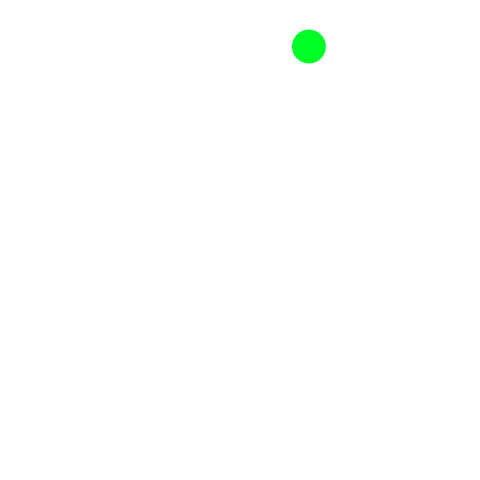
Frame 1 (no input)
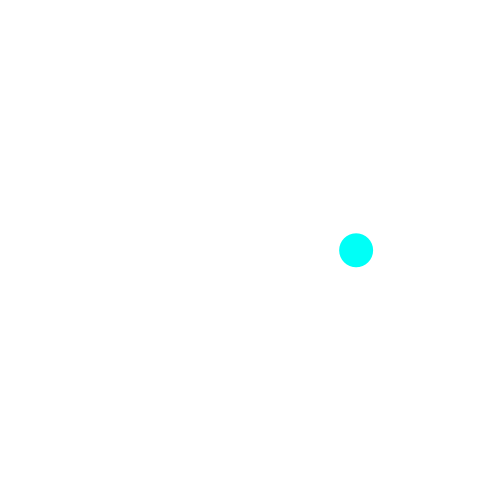
Frame 60 (the mouse pressed at the canvas centre just before this capture)
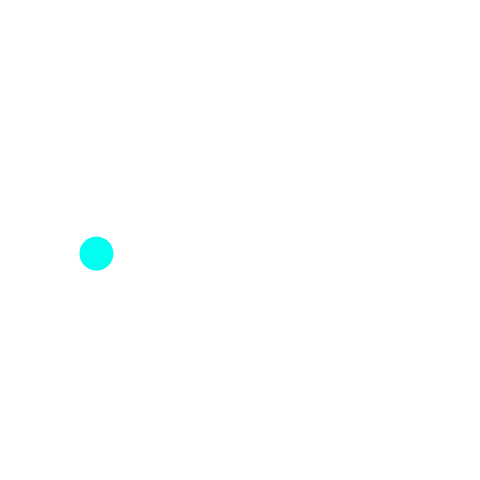
Frame 120 (the mouse held since frame 60 and released just before this capture)

The Processing sketch that drew these frames (run headless with seeded random() and noise(); from frame 60 on, the mouse is pressed at the canvas centre):

// Processing sketch: ball_02_oo1
// ── ball_02_oo1.pde
// 定数
final float vx0min = -7;            // vxの初期値の下限
final float vx0max = 5;             // vxの初期値の上限
final float vy0min = 4;             // vyの初期値の下限
final float vy0max = 15;            // vyの初期値の上限
final float fps = 60;               // 1秒間あたりのフレーム数
final float gravity = 9.8 / fps;    // 1フレームあたりの重力加速度
final float elas = 0.98;            // 反発係数
final float hueMax = 360.0;         // 色相の最大値
final int d = 40;

// オブジェクト
Ball ball0;

void setup() {
  frameRate(fps);
  size(480, 480);
  noStroke();
  colorMode(HSB, hueMax, 100, 100);
  fill(0, 0, 0);
  ball0 = new Ball();                         // ボールの x, y, vx, vy を要素とする配列
  ball0.X  = random(d / 2, width - d / 2);     // ボールの中心のx座標
  ball0.Y  = random(d / 2, height / 5);        // ボールの中心のy座標
  ball0.VX = random(vx0min, vx0max);           // ボールの速度のx成分
  ball0.VY = random(vy0min, vy0max);           // ボールの速度のy成分
  ball0.d = int(random(0,d));
}

void draw() {
  background(0, 0, 100);
  boundBall(ball0);
  fill(calcHue(ball0.VX, ball0.VY), 100, 100);
  ellipse(ball0.X, ball0.Y, ball0.d, ball0.d);
}

float calcHue(float vx, float vy) {
  return (sqrt(vx * vx + vy * vy) * 16) % hueMax;
}

void boundBall(Ball ball) {
  ball.X  += ball.VX;          // ボールが速度ぶん移動する
  ball.VY += gravity;           // 速度のy成分に重力加速度を加算する
  ball.Y  += ball.VY;          // ボールが速度ぶん移動する
  if (ball.X < d / 2) {
    ball.VX = - ball.VX * elas;
    ball.X = d / 2;
  } else if (ball.X > width - d / 2) {
    ball.VX = - ball.VX  * elas;
    ball.X = width - d / 2;
  }
  if (ball.Y > height - d / 2) {
    ball.VY = - ball.VY * elas;
    ball.Y = height - d / 2;
  } else if (ball.Y < d / 2) {
    ball.VY = - ball.VY * elas;
    ball.Y = d / 2;
  }
}

class Ball{
  float X;
  float Y;
  float VX;
  float VY;
  int d;
}
